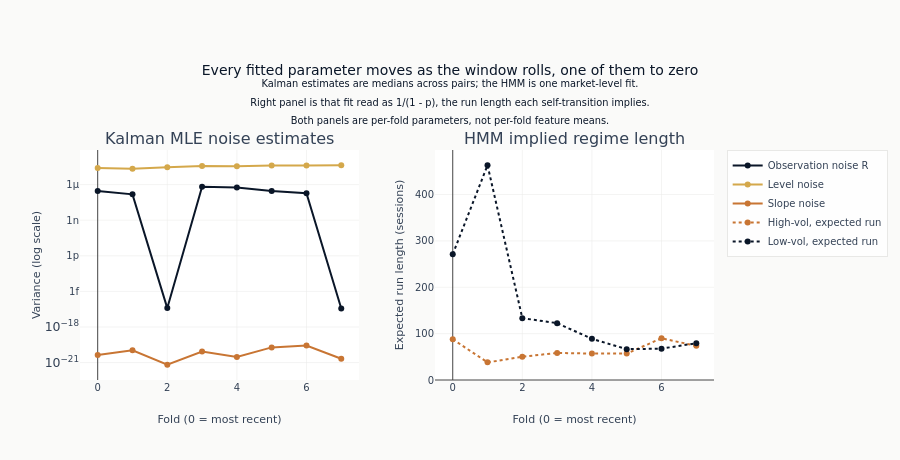

The notebook cell this image was saved under:
### Code cell
fig = make_subplots(
    rows=1,
    cols=2,
    subplot_titles=["Kalman MLE noise estimates", "HMM implied regime length"],
    horizontal_spacing=0.12,
)
for column, name, color in (
    ("observation_noise", "Observation noise R", COLORS["blue"]),
    ("level_noise", "Level noise", COLORS["amber"]),
    ("slope_noise", "Slope noise", COLORS["copper"]),
):
    fig.add_trace(
        go.Scatter(
            x=kalman_param_summary["fold"].to_list(),
            y=kalman_param_summary[column].to_list(),
            mode="lines+markers",
            name=name,
            line={"color": color},
        ),
        row=1,
        col=1,
    )
for column, name, color in (
    ("persist_high_vol", "High-vol, expected run", COLORS["copper"]),
    ("persist_low_vol", "Low-vol, expected run", COLORS["blue"]),
):
    fig.add_trace(
        go.Scatter(
            x=hmm_param_df["fold"].to_list(),
            y=(1.0 / (1.0 - hmm_param_df[column])).to_list(),
            mode="lines+markers",
            name=name,
            line={"color": color, "dash": "dot"},
        ),
        row=1,
        col=2,
    )
fig.update_yaxes(title_text="Variance (log scale)", type="log", row=1, col=1)
fig.update_yaxes(title_text="Expected run length (sessions)", rangemode="tozero", row=1, col=2)
fig.update_xaxes(title_text="Fold (0 = most recent)", row=1, col=1)
fig.update_xaxes(title_text="Fold (0 = most recent)", row=1, col=2)
fig.update_layout(
    title=(
        "Every fitted parameter moves as the window rolls, one of them to zero"
        "<br><sup>Kalman estimates are medians across pairs; the HMM is one "
        "market-level fit."
        "<br>Right panel is that fit read as 1/(1 - p), the run length each "
        "self-transition implies."
        "<br>Both panels are per-fold parameters, not per-fold feature means.</sup>"
    ),
    height=460,
    margin={"t": 150},
)
fig.show()

### Figure 1 — Plotly figure (JSON) as saved in the notebook; plotly's stock layout.template omitted (floating-point values rounded to 4 significant figures)
{"data": [{"line": {"color": "#0a1628"}, "mode": "lines+markers", "name": "Observation noise R", "type": "scatter", "x": [0, 1, 2, 3, 4, 5, 6, 7], "xaxis": "x", "y": [2.846e-07, 1.511e-07, 3.918e-17, 6.67e-07, 5.758e-07, 2.937e-07, 1.847e-07, 3.631e-17], "yaxis": "y"}, {"line": {"color": "#D4A84B"}, "mode": "lines+markers", "name": "Level noise", "type": "scatter", "x": [0, 1, 2, 3, 4, 5, 6, 7], "xaxis": "x", "y": [2.514e-05, 2.16e-05, 2.957e-05, 3.739e-05, 3.566e-05, 4.158e-05, 4.031e-05, 4.282e-05], "yaxis": "y"}, {"line": {"color": "#C87533"}, "mode": "lines+markers", "name": "Slope noise", "type": "scatter", "x": [0, 1, 2, 3, 4, 5, 6, 7], "xaxis": "x", "y": [4.411e-21, 1.085e-20, 6.568e-22, 8.675e-21, 2.988e-21, 1.899e-20, 2.758e-20, 2.101e-21], "yaxis": "y"}, {"line": {"color": "#C87533", "dash": "dot"}, "mode": "lines+markers", "name": "High-vol, expected run", "type": "scatter", "x": [0, 1, 2, 3, 4, 5, 6, 7], "xaxis": "x2", "y": [87.83, 38.03, 50.16, 58.36, 56.96, 56.99, 89.94, 73.6], "yaxis": "y2"}, {"line": {"color": "#0a1628", "dash": "dot"}, "mode": "lines+markers", "name": "Low-vol, expected run", "type": "scatter", "x": [0, 1, 2, 3, 4, 5, 6, 7], "xaxis": "x2", "y": [271.2, 463.1, 133.4, 122.6, 88.74, 66.5, 67.61, 79.31], "yaxis": "y2"}], "layout": {"annotations": [{"font": {"size": 16}, "showarrow": false, "text": "Kalman MLE noise estimates", "x": 0.22, "xanchor": "center", "xref": "paper", "y": 1.0, "yanchor": "bottom", "yref": "paper"}, {"font": {"size": 16}, "showarrow": false, "text": "HMM implied regime length", "x": 0.78, "xanchor": "center", "xref": "paper", "y": 1.0, "yanchor": "bottom", "yref": "paper"}], "height": 460, "margin": {"t": 150}, "title": {"text": "Every fitted parameter moves as the window rolls, one of them to zero<br><sup>Kalman estimates are medians across pairs; the HMM is one market-level fit.<br>Right panel is that fit read as 1/(1 - p), the run length each self-transition implies.<br>Both panels are per-fold parameters, not per-fold feature means.</sup>"}, "xaxis": {"anchor": "y", "domain": [0.0, 0.44], "title": {"text": "Fold (0 = most recent)"}}, "xaxis2": {"anchor": "y2", "domain": [0.56, 1.0], "title": {"text": "Fold (0 = most recent)"}}, "yaxis": {"anchor": "x", "domain": [0.0, 1.0], "title": {"text": "Variance (log scale)"}, "type": "log"}, "yaxis2": {"anchor": "x2", "domain": [0.0, 1.0], "rangemode": "tozero", "title": {"text": "Expected run length (sessions)"}}}}
